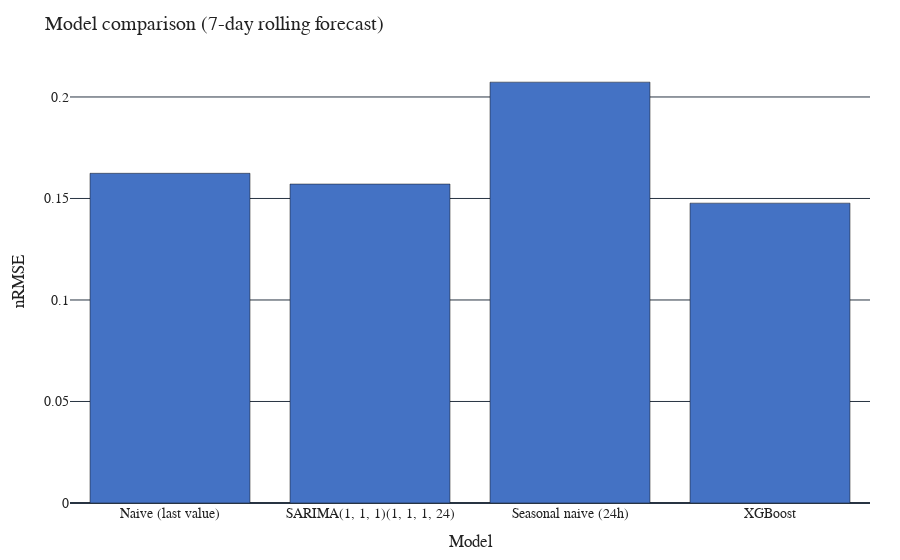

Notebook source saved alongside this figure:
### Markdown cell above
## nRMSE bar chart
This bar chart clearly shows the performance difference between the models.
Lower nRMSE indicates a more accurate forecast.

### Code cell
import plotly.graph_objects as go

fig_bar = go.Figure()
fig_bar.add_trace(go.Bar(
    x=metrics_models["model"],
    y=metrics_models["nRMSE"],
    marker_color=ENERGY_COLORS["grid"]
))

fig_bar.update_layout(
    title="Model comparison (7-day rolling forecast)",
    xaxis_title="Model",
    yaxis_title="nRMSE",
    **PLOT_STYLE
)

save_fig_plotly(fig_bar, "ex9_fig1_model_comparison.svg", 1100, 500)
fig_bar.show()

### Figure 1 — Plotly figure (JSON) as saved in the notebook; plotly's stock layout.template omitted (floating-point values rounded to 4 significant figures)
{"data": [{"marker": {"color": "#4472C4"}, "x": ["Naive (last value)", "SARIMA(1, 1, 1)(1, 1, 1, 24)", "Seasonal naive (24h)", "XGBoost"], "y": [0.1624, 0.1571, 0.2073, 0.1477], "type": "bar"}], "layout": {"font": {"family": "CMU Serif, 'Times New Roman', serif", "size": 14, "color": "#222"}, "legend": {"bgcolor": "rgba(255,255,255,0.85)", "bordercolor": "#d0d0d0", "borderwidth": 1}, "margin": {"t": 60, "r": 30, "b": 50, "l": 70}, "title": {"text": "Model comparison (7-day rolling forecast)"}, "xaxis": {"title": {"text": "Model"}}, "yaxis": {"title": {"text": "nRMSE"}}, "paper_bgcolor": "#ffffff", "plot_bgcolor": "#ffffff"}}
